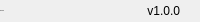
              <widget class="QFrame" name="bottomBar">
               <property name="minimumSize">
                <size>
                 <width>0</width>
                 <height>22</height>
                </size>
               </property>
               <property name="maximumSize">
                <size>
                 <width>16777215</width>
                 <height>22</height>
                </size>
               </property>
               <property name="frameShape">
                <enum>QFrame::NoFrame</enum>
               </property>
               <property name="frameShadow">
                <enum>QFrame::Raised</enum>
               </property>
               <layout class="QHBoxLayout" name="horizontalLayout_5">
                <property name="spacing">
                 <number>0</number>
                </property>
                <property name="leftMargin">
                 <number>0</number>
                </property>
                <property name="topMargin">
                 <number>0</number>
                </property>
                <property name="rightMargin">
                 <number>0</number>
                </property>
                <property name="bottomMargin">
                 <number>0</number>
                </property>
                <item>
                 <widget class="QLabel" name="creditsLabel">
                  <property name="maximumSize">
                   <size>
                    <width>16777215</width>
                    <height>16</height>
                   </size>
                  </property>
                  <property name="font">
                   <font>
                    <family>Segoe UI</family>
                    <pointsize>-1</pointsize>
                    <weight>50</weight>
                    <italic>false</italic>
                    <bold>false</bold>
                   </font>
                  </property>
                  <property name="text">
                   <string>QU4R7Z</string>
                  </property>
                  <property name="alignment">
                   <set>Qt::AlignLeading|Qt::AlignLeft|Qt::AlignVCenter</set>
                  </property>
                 </widget>
                </item>
                <item>
                 <widget class="QLabel" name="version">
                  <property name="text">
                   <string>v1.0.0</string>
                  </property>
                  <property name="alignment">
                   <set>Qt::AlignRight|Qt::AlignTrailing|Qt::AlignVCenter</set>
                  </property>
                 </widget>
                </item>
                <item>
                 <widget class="QFrame" name="frame_size_grip">
                  <property name="minimumSize">
                   <size>
                    <width>20</width>
                    <height>0</height>
                   </size>
                  </property>
                  <property name="maximumSize">
                   <size>
                    <width>20</width>
                    <height>16777215</height>
                   </size>
                  </property>
                  <property name="frameShape">
                   <enum>QFrame::NoFrame</enum>
                  </property>
                  <property name="frameShadow">
                   <enum>QFrame::Raised</enum>
                  </property>
                 </widget>
                </item>
               </layout>
              </widget>
